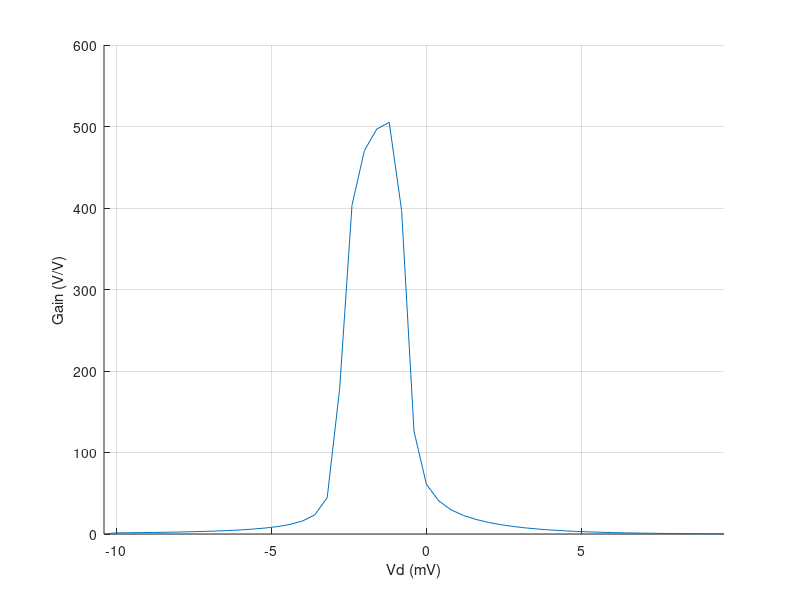

This figure's MATLAB source:
clear all; close all; clc;

%% Read data from CSV in the same folder
M = csvread('dc_dm_zoom.csv',1,0);
vin = M(:,1).*1000;
vout = M(:,4);

diff_vin = [1;diff(vin)];
diff_vout = [0;diff(vout)]./(diff_vin./1000);
vin = vin - diff_vin(end);

%% Generate plot
hold on;
plot(vin,diff_vout);
xlabel('Vd (mV)');
ylabel('Gain (V/V)');
axis([min(vin),max(vin),0,600]);
grid on;
